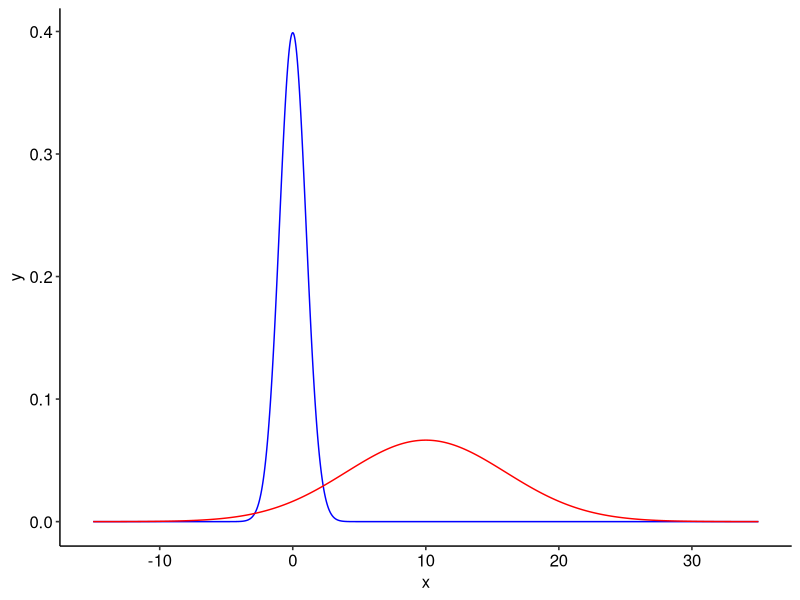

This figure's R source:
library(ggpubr)

# Generar valores para una distribución normal con media 0 y
# desviación estándar 1.
media <- 0
desv_est <- 1
x <- seq(-15, 35, 0.01)
y <- dnorm(x, mean = media, sd = desv_est)
normal_1 <- data.frame(x, y)

# Repetir el proceso para una distribución normal con media 10
# y desviación estándar 6.
media <- 10
desv_est <- 6
x <- seq(-15, 35, 0.01)
y <- dnorm(x, mean = media, sd = desv_est)
normal_2 <- data.frame(x, y)

# Graficar ambas distribuciones.
g <- ggplot(normal_1, aes(x, y)) + geom_line(color = "blue")
g <- g + geom_line(data = normal_2, color = "red")
g <- g + theme_pubr()

print(g)